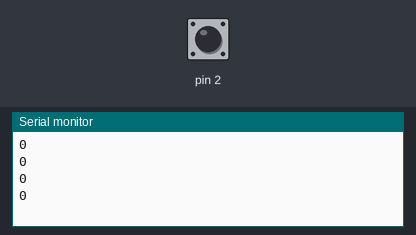
The sketch below on a simulated Arduino Uno, built with avr-gcc and run on an emulated ATmega328P. On the bench: the last lines printed to the serial monitor. Inputs (shaded band) come from the test bench; at power-on: pin 2 HIGH.

Above: at 1.2 s.
1.3 s: pin 2 pulled LOW for 0.15 s
At 1.71 s:
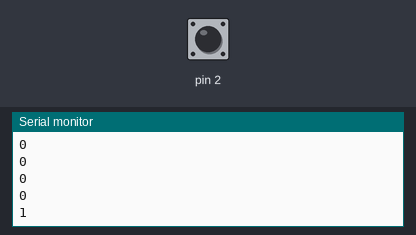
2.9 s: pin 2 pulled LOW for 1 s
At 3.21 s:
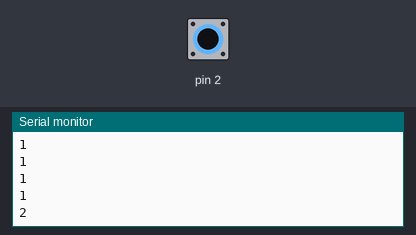
5.4 s: pin 2 pulled LOW for 0.15 s
At 5.61 s:
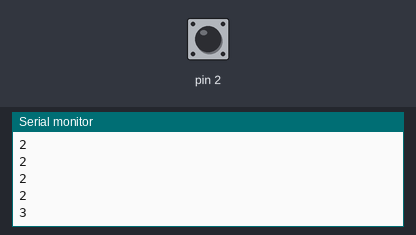
Timing chart, 0 to 8.4 s (numbered marks = the images above; inputs shaded):
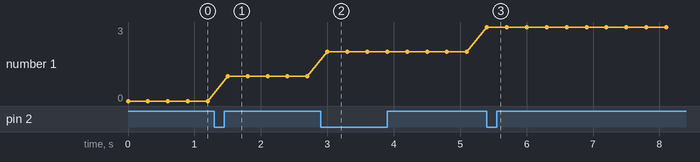

Measured:
- after the input at 1.3 s, the serial monitor: prints a new line after 0.20 s (image 1)
- after the input at 2.9 s, the serial monitor: prints a new line after 0.10 s (image 2)
- after the input at 5.4 s, the serial monitor: prints a new line at once (image 3)
- plotted number 1: 0 → 1 after the input at 1.3 s, 1 → 2 after the input at 2.9 s, 2 → 3 after the input at 5.4 s

The sketch:

przerwania.ino
```cpp
volatile word steps;

void setup()
{
  Serial.begin(9600);
  pinMode(2, INPUT_PULLUP);
  attachInterrupt(digitalPinToInterrupt(2), onStep, FALLING);
}

void loop()
{
  Serial.println(steps);
  delay(300);
}

void onStep()
{
  static unsigned long lastTime;
  unsigned long timeNow = millis();
  if (timeNow - lastTime < 500)

  return;
  steps++;
  lastTime = timeNow;
}
```
